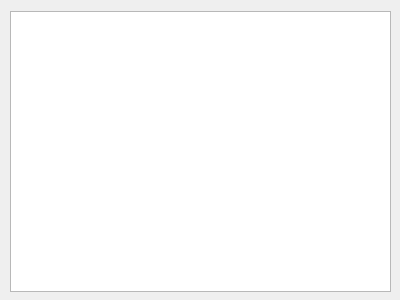
<?xml version="1.0" encoding="UTF-8"?>
<ui version="4.0">
 <class>listar_form</class>
 <widget class="QWidget" name="listar_form">
  <property name="geometry">
   <rect>
    <x>0</x>
    <y>0</y>
    <width>400</width>
    <height>300</height>
   </rect>
  </property>
  <property name="windowTitle">
   <string>teste</string>
  </property>
  <widget class="QTextBrowser" name="textBrowser">
   <property name="geometry">
    <rect>
     <x>10</x>
     <y>11</y>
     <width>381</width>
     <height>281</height>
    </rect>
   </property>
  </widget>
 </widget>
 <layoutdefault spacing="6" margin="11"/>
 <resources/>
 <connections/>
</ui>
